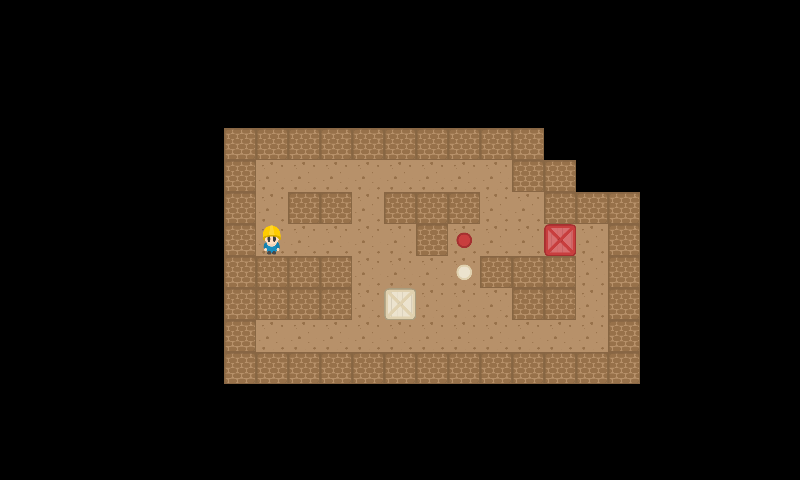

Below is a game level as drawn by its tile map, then a one-line description and the .tmx that defines it (tile-layer data replaced by summaries):
An orthogonal 25x15 tile map with 32x32 px tiles, 2 tile layers (StaticMap, Objetos).

<map version="1.0" orientation="orthogonal" renderorder="right-down" width="25" height="15" tilewidth="32" tileheight="32">
 <tileset firstgid="1" name="Tileset" tilewidth="32" tileheight="32">
  <image source="Tileset.png" width="192" height="192" />
  <tile id="0">
   <properties>
    <property name="tipo" value="pared" />
   </properties>
  </tile>
  <tile id="6">
   <properties>
    <property name="tipo" value="pared" />
   </properties>
  </tile>
  <tile id="8">
   <properties>
    <property name="color" value="purple" />
    <property name="tipo" value="endPoint" />
   </properties>
  </tile>
  <tile id="9">
   <properties>
    <property name="color" value="gray" />
    <property name="tipo" value="endPoint" />
   </properties>
  </tile>
  <tile id="10">
   <properties>
    <property name="color" value="brown" />
    <property name="tipo" value="endPoint" />
   </properties>
  </tile>
  <tile id="11">
   <properties>
    <property name="color" value="blue" />
    <property name="tipo" value="endPoint" />
   </properties>
  </tile>
  <tile id="12">
   <properties>
    <property name="tipo" value="pared" />
   </properties>
  </tile>
  <tile id="14">
   <properties>
    <property name="color" value="black" />
    <property name="tipo" value="endPoint" />
   </properties>
  </tile>
  <tile id="15">
   <properties>
    <property name="color" value="purple" />
    <property name="tipo" value="caja" />
   </properties>
  </tile>
  <tile id="16">
   <properties>
    <property name="color" value="gray" />
    <property name="tipo" value="caja" />
   </properties>
  </tile>
  <tile id="17">
   <properties>
    <property name="color" value="brown" />
    <property name="tipo" value="caja" />
   </properties>
  </tile>
  <tile id="18">
   <properties>
    <property name="tipo" value="pared" />
   </properties>
  </tile>
  <tile id="20">
   <properties>
    <property name="color" value="beige" />
    <property name="tipo" value="endPoint" />
   </properties>
  </tile>
  <tile id="21">
   <properties>
    <property name="color" value="blue" />
    <property name="tipo" value="caja" />
   </properties>
  </tile>
  <tile id="22">
   <properties>
    <property name="tipo" value="startPoint" />
   </properties>
  </tile>
  <tile id="24">
   <properties>
    <property name="tipo" value="pared" />
   </properties>
  </tile>
  <tile id="25">
   <properties>
    <property name="color" value="yellow" />
    <property name="tipo" value="endPoint" />
   </properties>
  </tile>
  <tile id="26">
   <properties>
    <property name="color" value="yellow" />
    <property name="tipo" value="caja" />
   </properties>
  </tile>
  <tile id="27">
   <properties>
    <property name="color" value="black" />
    <property name="tipo" value="caja" />
   </properties>
  </tile>
  <tile id="30">
   <properties>
    <property name="tipo" value="pared" />
   </properties>
  </tile>
  <tile id="31">
   <properties>
    <property name="color" value="red" />
    <property name="tipo" value="endPoint" />
   </properties>
  </tile>
  <tile id="32">
   <properties>
    <property name="color" value="red" />
    <property name="tipo" value="caja" />
   </properties>
  </tile>
  <tile id="33">
   <properties>
    <property name="color" value="beige" />
    <property name="tipo" value="caja" />
   </properties>
  </tile>
  <tile id="34">
   <properties>
    <property name="box" value="beige" />
   </properties>
  </tile>
 </tileset>
 <layer name="StaticMap" width="25" height="15">
  <data>[375 cells, 99 non-empty, 2 distinct tile ids]</data>
 </layer>
 <layer name="Objetos" width="25" height="15">
  <data>[375 cells, 5 non-empty, 5 distinct tile ids]</data>
 </layer>
</map>
